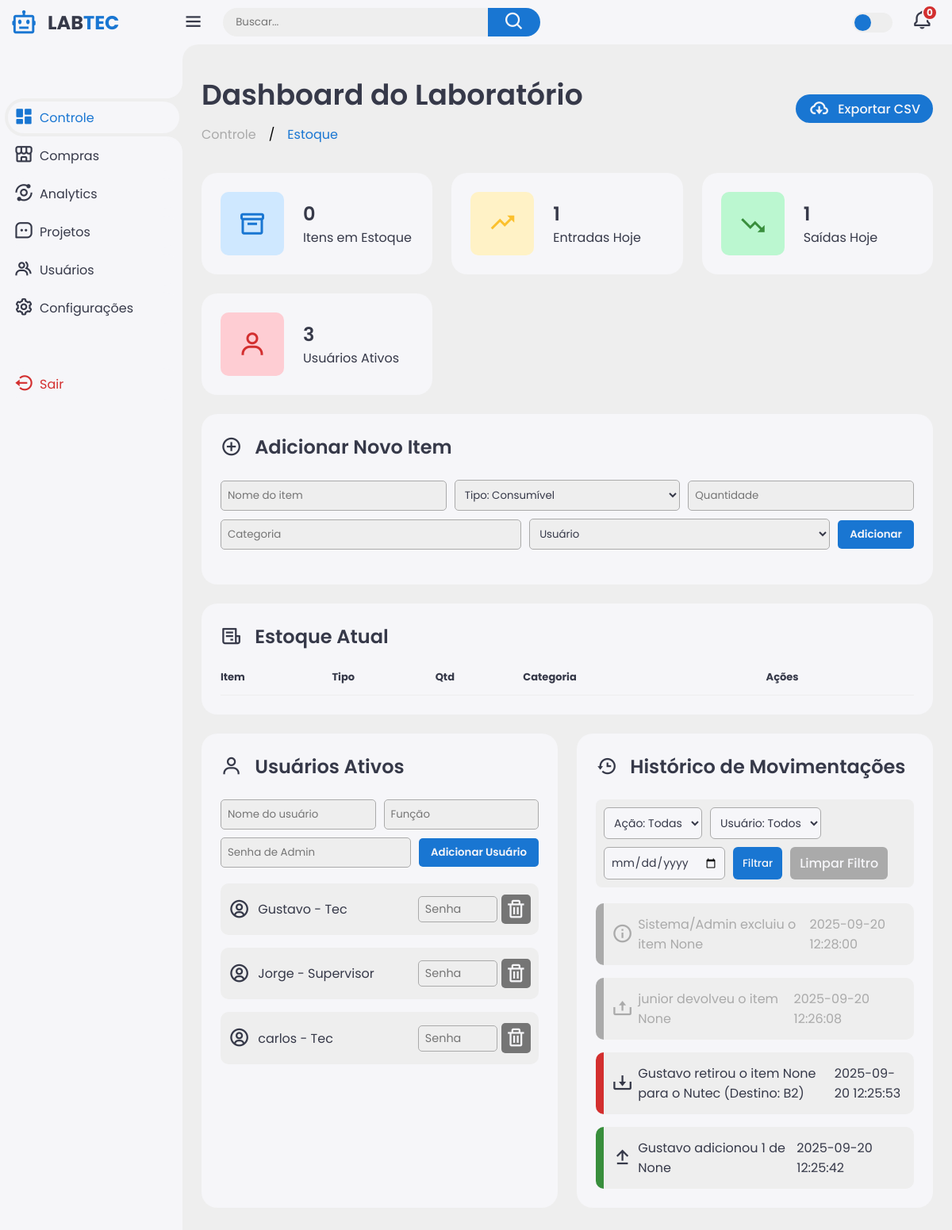
Before: / with the older database file.
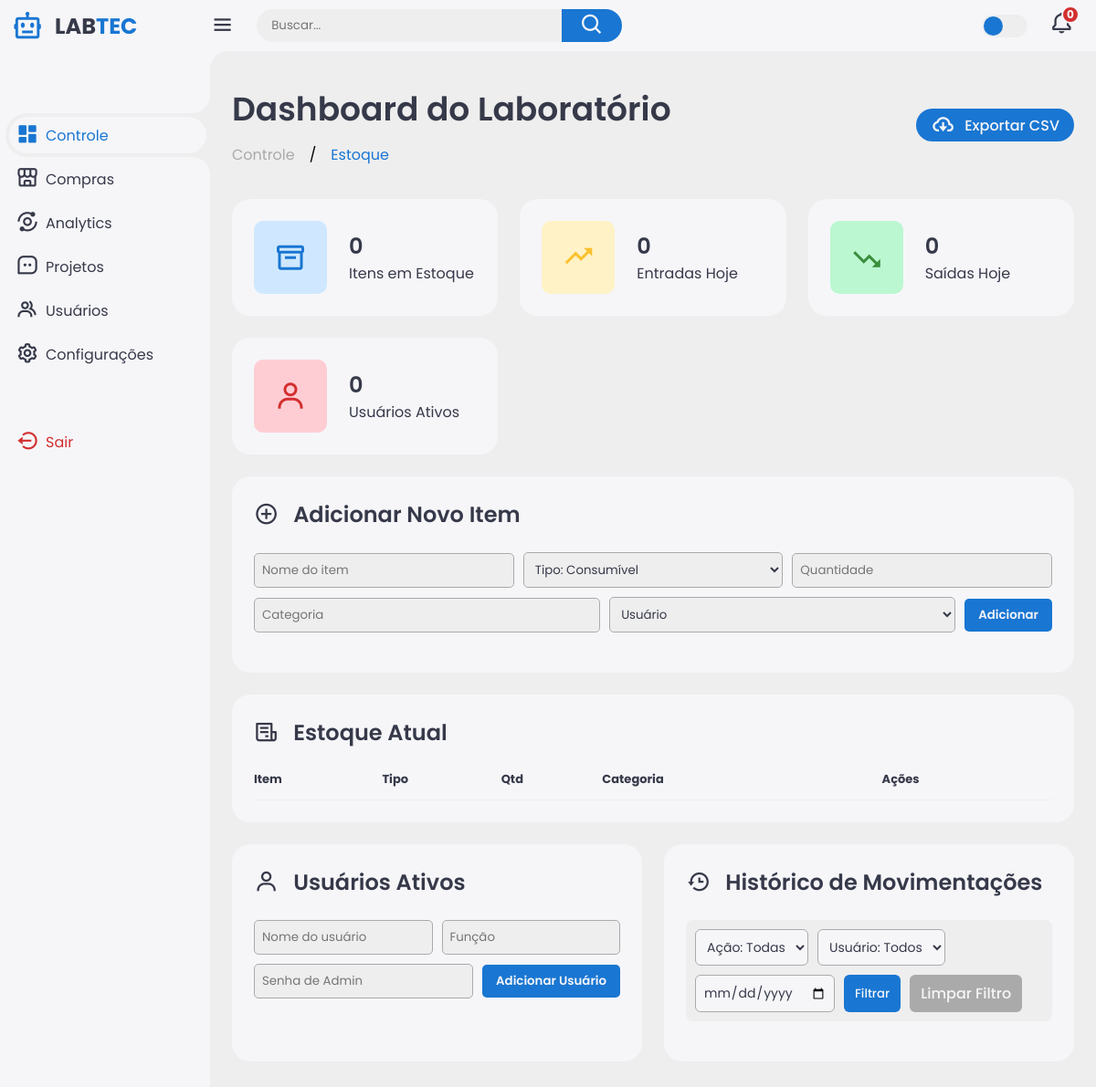
After: the same page with the newer database file.
### tables this page shows
CREATE TABLE usuarios (
    id INTEGER PRIMARY KEY AUTOINCREMENT,
    nome TEXT NOT NULL,
    funcao TEXT
);

CREATE TABLE historico (
    id INTEGER PRIMARY KEY AUTOINCREMENT,
    item_id INTEGER,
    acao TEXT NOT NULL,
    quantidade INTEGER,
    usuario TEXT,
    destino TEXT,
    setor TEXT,
    datahora TIMESTAMP DEFAULT CURRENT_TIMESTAMP,
    FOREIGN KEY (item_id) REFERENCES itens (id)
);

### app.py (the view, shortened to what this page needs)
@app.route("/", methods=["GET", "POST"])
def index():
    conn = get_db()
    cursor = conn.cursor()
    filter_acao = request.args.get('acao')
    filter_usuario = request.args.get('usuario')
    filter_data = request.args.get('data')
    query = """
        SELECT h.*, i.nome as item_nome FROM historico h
        LEFT JOIN itens i ON h.item_id = i.id
    """
    conditions = []
    params = []
    if filter_acao:
        conditions.append("h.acao = ?")
        params.append(filter_acao)
    if filter_usuario:
        conditions.append("h.usuario = ?")
        params.append(filter_usuario)
    if filter_data:
        conditions.append("date(h.datahora) = ?")
        params.append(filter_data)
    else:
        conditions.append("date(h.datahora) = ?")
        params.append(datetime.now().strftime('%Y-%m-%d'))
    if conditions:
        query += " WHERE " + " AND ".join(conditions)
    query += " ORDER BY h.datahora DESC"
    cursor.execute(query, params)
    historico_hoje = cursor.fetchall()
    cursor.execute("SELECT * FROM itens ORDER BY tipo ASC, nome ASC")
    itens = cursor.fetchall()
    cursor.execute("SELECT * FROM usuarios ORDER BY nome")
    usuarios = cursor.fetchall()
    total_itens = sum([item["quantidade"] for item in itens if item["tipo"] == "Consumivel"]) + len([item for item in itens if item["tipo"] == "Duravel" and item["status"] == "Disponível"])
    entradas_hoje = sum([h['quantidade'] for h in historico_hoje if h['acao'] == 'entrada'])
    saidas_hoje = sum([h['quantidade'] for h in historico_hoje if h['acao'] in ['saida', 'emprestimo']])
    total_usuarios = len(usuarios)
    conn.close()
    return render_template("index.html",
                           itens=itens,
                           historico=historico_hoje,
                           usuarios=usuarios,
                           total_itens=total_itens,
                           entradas_hoje=entradas_hoje,
                           saidas_hoje=saidas_hoje,
                           total_usuarios=total_usuarios,
                           filter_acao=filter_acao,
                           filter_usuario=filter_usuario,
                           filter_data=filter_data)

### app.py (called while the page is built)
def get_db():
    conn = sqlite3.connect(DB_NAME)
    conn.row_factory = sqlite3.Row
    return conn

### templates/index.html (shortened to what this page needs)
<!DOCTYPE html>
<html lang="en">
<head>
    <link href='https://unpkg.com/boxicons@2.1.4/css/boxicons.min.css' rel='stylesheet'>
    <link rel="stylesheet" href="{{ url_for('static', filename='css/style.css') }}">
</head>
<body>
    <div class="sidebar">
        <a href="{{ url_for('index') }}" class="logo">
            <i class='bx bx-bot'></i>
            <div class="logo-name"><span>LAB</span>TEC</div>
        </a>
        <ul class="side-menu">
            <li class="active"><a href="{{ url_for('index') }}"><i class='bx bxs-dashboard'></i>Controle</a></li>
            <li><a href="#"><i class='bx bx-store-alt'></i>Compras</a></li>
            <li><a href="#"><i class='bx bx-analyse'></i>Analytics</a></li>
            <li><a href="{{ url_for('projetos') }}"><i class='bx bx-message-square-dots'></i>Projetos</a></li>
            <li><a href="#"><i class='bx bx-group'></i>Usuários</a></li>
            <li><a href="#"><i class='bx bx-cog'></i>Configurações</a></li>
        </ul>
        <ul class="side-menu">
            <li>
                <a href="{{ url_for('index') }}" class="logout">
                    <i class='bx bx-log-out-circle'></i>Sair
                </a>
            </li>
        </ul>
    </div>
    <div class="content">
        <nav>
            <i class='bx bx-menu'></i>
            <form action="#">
                <div class="form-input">
                    <input type="search" placeholder="Buscar...">
                    <button class="search-btn"><i class='bx bx-search'></i></button>
                </div>
            </form>
            <label for="theme-toggle" class="theme-toggle"></label>
            <a href="#" class="notif">
                <i class='bx bx-bell'></i>
                <span class="count">0</span>
            </a>
        </nav>
        <main>
            <div class="header">
                <div class="left">
                    <h1>Dashboard do Laboratório</h1>
                    <ul class="breadcrumb">
                        <li><a href="#">Controle</a></li>
                        /
                        <li><a href="#" class="active">Estoque</a></li>
                    </ul>
                </div>
                <a href="#" class="report">
                    <i class='bx bx-cloud-download'></i>
                    <span>Exportar CSV</span>
                </a>
            </div>
            <ul class="insights">
                <li>
                    <i class='bx bx-box'></i>
                    <span class="info">
                        <h3>{{ total_itens|default(0) }}</h3>
                        <p>Itens em Estoque</p>
                    </span>
                </li>
                <li>
                    <i class='bx bx-trending-up'></i>
                    <span class="info">
                        <h3>{{ entradas_hoje|default(0) }}</h3>
                        <p>Entradas Hoje</p>
                    </span>
                </li>
                <li>
                    <i class='bx bx-trending-down'></i>
                    <span class="info">
                        <h3>{{ saidas_hoje|default(0) }}</h3>
                        <p>Saídas Hoje</p>
                    </span>
                </li>
                <li>
                    <i class='bx bx-user'></i>
                    <span class="info">
                        <h3>{{ total_usuarios|default(0) }}</h3>
                        <p>Usuários Ativos</p>
                    </span>
                </li>
            </ul>
            <div class="bottom-data">
                <div class="orders">
                    <div class="header">
                        <i class='bx bx-plus-circle'></i>
                        <h3>Adicionar Novo Item</h3>
                    </div>
                    <form method="POST" action="/" class="form-add-item">
                        <input type="text" name="nome" placeholder="Nome do item" required>
                        <select name="tipo" required onchange="toggleQuantidade(this)">
                            <option value="Consumivel">Tipo: Consumível</option>
                        </select>
                        <input type="number" name="quantidade" min="1" placeholder="Quantidade" required>
                        <input type="text" name="categoria" placeholder="Categoria">
                        <select name="usuario" required>
                            <option value="">Usuário</option>
                        </select>
                        <button type="submit" class="btn-primary">Adicionar</button>
                    </form>
                </div>
                <div class="orders">
                    <div class="header">
                        <i class='bx bx-receipt'></i>
                        <h3>Estoque Atual</h3>
                    </div>
                    <table>
                        <thead>
                            <tr>
                                <th>Item</th>
                                <th>Tipo</th>
                                <th>Qtd</th>
                                <th>Categoria</th>
                                <th>Ações</th>
                            </tr>
                        </thead>
                    </table>
                </div>
            </div>
            <div class="bottom-data">
                <div class="reminders">
                    <div class="header">
                        <i class='bx bx-user'></i>
                        <h3>Usuários Ativos</h3>
                    </div>
                    <form method="POST" action="/adicionar_usuario" class="form-add-user">
                        <input type="text" name="nome" placeholder="Nome do usuário" required>
                        <input type="text" name="funcao" placeholder="Função" required>
                        <input type="password" name="senha" placeholder="Senha de Admin" required>
                        <button type="submit" class="btn-primary">Adicionar Usuário</button>
                    </form>
                    <ul class="task-list">
                        {% for u in usuarios %}
                        <li class="user-item">
                            <i class='bx bx-user-circle'></i>
                            <p>{{ u.nome }} - {{ u.funcao }}</p>
                            <form method="POST" action="/excluir_usuario/{{ u.id }}" class="form-excluir-user">
                                <input type="password" name="senha" placeholder="Senha" required>
                                <button type="submit" class="btn-delete" onclick="return confirm('Tem certeza que deseja excluir o usuário {{ u.nome }}?');">
                                    <i class='bx bx-trash'></i>
                                </button>
                            </form>
                        </li>
                        {% endfor %}
                    </ul>
                </div>
                <div class="reminders">
                    <div class="header">
                        <i class='bx bx-history'></i>
                        <h3>Histórico de Movimentações</h3>
                    </div>
                    <form method="GET" action="{{ url_for('index') }}" class="historico-filtro">
                        <select name="acao">
                            <option value="">Ação: Todas</option>
                        </select>
                        <select name="usuario">
                            <option value="">Usuário: Todos</option>
                        </select>
                        <input type="date" name="data" value="{{ filter_data }}">
                        <button type="submit" class="btn-filtrar">Filtrar</button>
                        <a href="{{ url_for('index') }}" class="btn-limpar">Limpar Filtro</a>
                    </form>
                    <ul class="task-list">
                        {% for h in historico %}
                        <li class="{% if h.acao=='entrada' %}completed{% elif h.acao=='saida' or h.acao=='emprestimo' %}not-completed{% else %}system-action{% endif %}">
                            <div class="task-title">
                                <i class='bx {% if h.acao=='entrada' %}bx-arrow-from-bottom{% elif h.acao=='saida' %}bx-arrow-to-bottom{% elif h.acao=='emprestimo' %}bx-download{% elif h.acao=='devolucao' %}bx-upload{% else %}bx-info-circle{% endif %}'></i>
                                <p>
                                    {{ h.usuario }}
                                    {% if h.acao=='entrada' %}
                                        adicionou {{ h.quantidade }} de {{ h.item_nome }}
                                    {% elif h.acao=='saida' %}
                                        retirou {{ h.quantidade }} de {{ h.item_nome }} para o {{ h.setor }} (Destino: {{ h.destino }})
                                    {% elif h.acao=='emprestimo' %}
                                        retirou o item {{ h.item_nome }} para o {{ h.setor }} (Destino: {{ h.destino }})
                                    {% elif h.acao=='devolucao' %}
                                        devolveu o item {{ h.item_nome }}
                                    {% elif h.acao=='exclusao' %}
                                        excluiu o item {{ h.item_nome }}
                                    {% endif %}
                                </p>
                                <span class="time">{{ h.datahora }}</span>
                            </div>
                        </li>
                        {% endfor %}
                    </ul>
                </div>
            </div>
        </main>
    </div>
</body>
</html>

Changed rows visible on the page:
removed usuarios: nome "Gustavo", funcao "Tec"
removed usuarios: nome "Jorge", funcao "Supervisor"
removed usuarios: nome "carlos", funcao "Tec"
removed historico: usuario "Sistema/Admin", item_nome "None", datahora "2025-09-20 12:28:00", acao "exclusao" (drawn)
removed historico: usuario "junior", item_nome "None", datahora "2025-09-20 12:26:08", acao "devolucao" (drawn)
removed historico: usuario "Gustavo", item_nome "None", setor "Nutec", destino "B2", datahora "2025-09-20 12:25:53", acao "emprestimo" (drawn)
removed historico: usuario "Gustavo", quantidade "1", item_nome "None", datahora "2025-09-20 12:25:42", acao "entrada" (drawn)
Other visible differences:
{{ entradas_hoje|default(0) }}: "1" → "0"
{{ saidas_hoje|default(0) }}: "1" → "0"
{{ total_usuarios|default(0) }}: "3" → "0"
